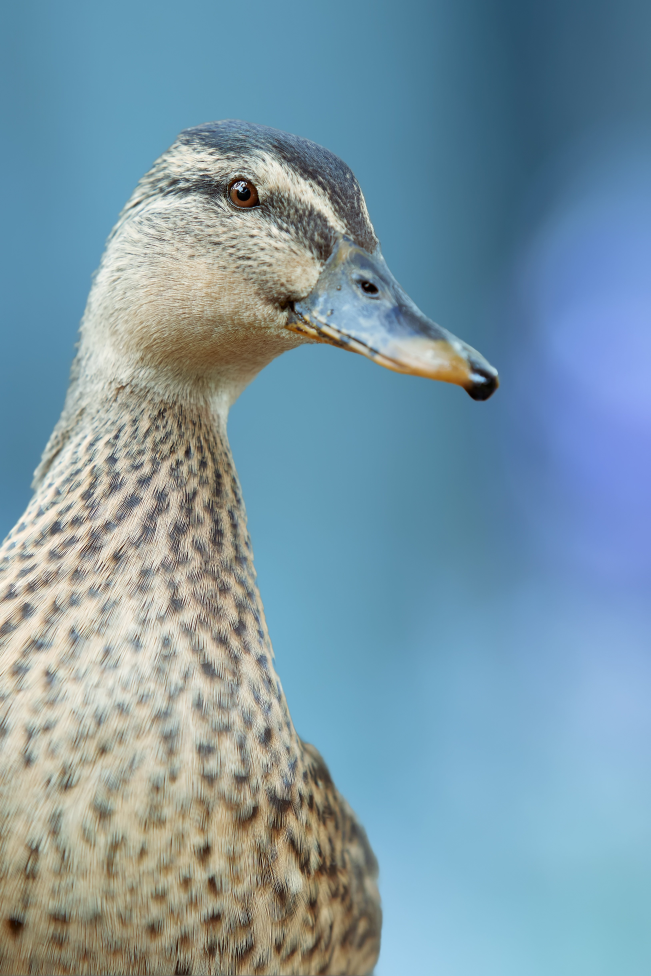
#> input picture Report05/window.jpg, 3251 x 4877 px (shown at 1/5 size)
$ python TEST.py
#> lines starting #> are read from the running program, lines starting #| are printed output that depends on the picture
import numpy as np
import cv2 as cv
import time
from pathlib import Path
import os
import platform
import math

"""
코드 설명
1. 특정 이미지 파일을 imread로 읽어와서 BGR 형식의 3채널 이미지로 저장한다.
2. RGB 영상을 YCrCb로 변환한 뒤 Y 정보에만 3x3 averaging filter를 적용한다.
3. 1번, 5번, 10번 반복 적용한 Y 영상을 각각 원래의 Cb, Cr 정보와 합쳐 RGB 영상으로 복원한다.
4. 원본 RGB 영상과 복원된 RGB 영상의 PSNR을 계산한다.
5. 결과값을 출력하고 이미지를 비교한다.
"""

#시간 측정용 함수(for report2)
# [5 lines left out: function test_for_report2, not called in this run]

#시간 측정용 함수(for report3)
def test_for_report3(func, img1, img2):
    start_time = time.time()
    psnr_value = func(img1, img2)
    end_time = time.time()
    return (end_time - start_time, psnr_value)

# [10 lines of commented-out code are left out]
def test_for_report6(func_restore, func_filter, img, repeat_count):
    start_time = time.time()
    y, img_restored = func_restore(img)
    y_filtered = repeat_averaging_filter(func_filter, y, repeat_count)
    img_filtered = restoring_by_filtering(y_filtered, img)
    end_time = time.time()
    return (end_time - start_time, img_restored, img_filtered)

#평균 필터 함수
def averaging_filter(img, kernel_size=3):
    kernel = np.ones((kernel_size, kernel_size), dtype=np.float32) / (kernel_size * kernel_size)
    filtered_img = cv.filter2D(img, -1, kernel)
    return filtered_img

#평균 필터를 여러 번 적용하는 함수
def repeat_averaging_filter(func_filter, img, repeat_count, kernel_size=3):
    filtered_img = img.copy()
    for _ in range(repeat_count):
        filtered_img = func_filter(filtered_img, kernel_size)
    return filtered_img

#복원용 함수
def restoring_by_filtering(y_filtered, img):
    y_filtered = np.clip(y_filtered, 0, 255).astype(np.uint8)

    # 원본(BGR)에서 YCrCb로 변환 후 Y(0번 채널)만 교체하고 다시 BGR로 복원
    img_ycrcb = cv.cvtColor(img, cv.COLOR_BGR2YCrCb)
    img_ycrcb[:, :, 0] = y_filtered
    img_filtered = cv.cvtColor(img_ycrcb, cv.COLOR_YCrCb2BGR)
    return img_filtered

#opencv 변환용 함수
def opencv_function_restoring(img):
    img_YCbCr = cv.cvtColor(img, cv.COLOR_BGR2YCrCb)
    Y709 = img_YCbCr[:, :, 0]
    img_restored = cv.cvtColor(img_YCbCr, cv.COLOR_YCrCb2BGR)
    return (Y709, img_restored)

#수작업 변환용 함수
# [21 lines left out: function mannual_function_restoring, not called in this run]

#opencv histogram equalization 함수
def opencv_equalize_histogram(y):
    equalized_y = cv.equalizeHist(y)
    return equalized_y

#수작업 histogram equalization 함수
# [10 lines left out: function mannual_equalize_histogram, not called in this run]

#오차율 측정 함수(opencv)
def psnr_opencv(img1, img2):
    psnr_value = cv.PSNR(img1, img2)
    return psnr_value

#오차율 측정 함수(수작업)
# [24 lines left out: functions psnr_mannual, show_imgs_by_grid, not called in this run]

def _to_bgr(img: np.ndarray) -> np.ndarray:
    if img is None:
        return img
    if img.ndim == 2:
        return cv.cvtColor(img, cv.COLOR_GRAY2BGR)
    return img

def show_imgs_by_grid_single_window(imgs, titles, tile_size=(420, 300), window_title='grid', grid=(2, 2)):
    cols, rows = grid
    tile_w, tile_h = tile_size

    slots = [(r, c) for r in range(rows) for c in range(cols)]
    canvas = np.zeros((rows * tile_h, cols * tile_w, 3), dtype=np.uint8)

    for (row, col), img, title in zip(slots, imgs, titles):
        tile = _to_bgr(img)
        tile = cv.resize(tile, (tile_w, tile_h), interpolation=cv.INTER_AREA)
        x0, y0 = col * tile_w, row * tile_h
        canvas[y0:y0 + tile_h, x0:x0 + tile_w] = tile

        cv.putText(
            canvas,
            str(title),
            (x0 + 10, y0 + 30),
            cv.FONT_HERSHEY_SIMPLEX,
            0.8,
            (255, 255, 255),
            2,
            cv.LINE_AA,
        )

    cv.namedWindow(window_title, cv.WINDOW_NORMAL)
    cv.imshow(window_title, canvas)
    cv.waitKey(0)
    cv.destroyAllWindows()

def _is_wsl() -> bool:
    return bool(os.environ.get('WSL_DISTRO_NAME') or os.environ.get('WSL_INTEROP') or 'microsoft' in platform.release().lower())

#이미지 읽어오기 (스크립트 위치 기준으로 안전하게 로드)
imgfile = Path(__file__).resolve().parent / 'window.jpg'
img = cv.imread(str(imgfile), cv.IMREAD_COLOR)
#> img is the input picture: shape (4877, 3251, 3); mean B, G, R 165.9, 151.8, 123.4

if img is None:
    raise FileNotFoundError(f"Failed to read image: {imgfile}")

repeat_counts = [1, 5, 10]
results = []

#변환, filtering, 복원
for repeat_count in repeat_counts:
    elapsed_time, img_restored, img_filtered = test_for_report6(opencv_function_restoring, averaging_filter, img, repeat_count)
    _, psnr_value = test_for_report3(psnr_opencv, img, img_filtered)
    results.append((repeat_count, elapsed_time, img_restored, img_filtered, psnr_value))
#> this loop made 3 passes
#> (elapsed_time, psnr_value) on passes 1 to 3: (1.63, 30.6), (0.305, 25.96), (0.408, 24.97)
#> pass 1, in opencv_function_restoring, `Y709 = img_YCbCr[:, :, 0]`:
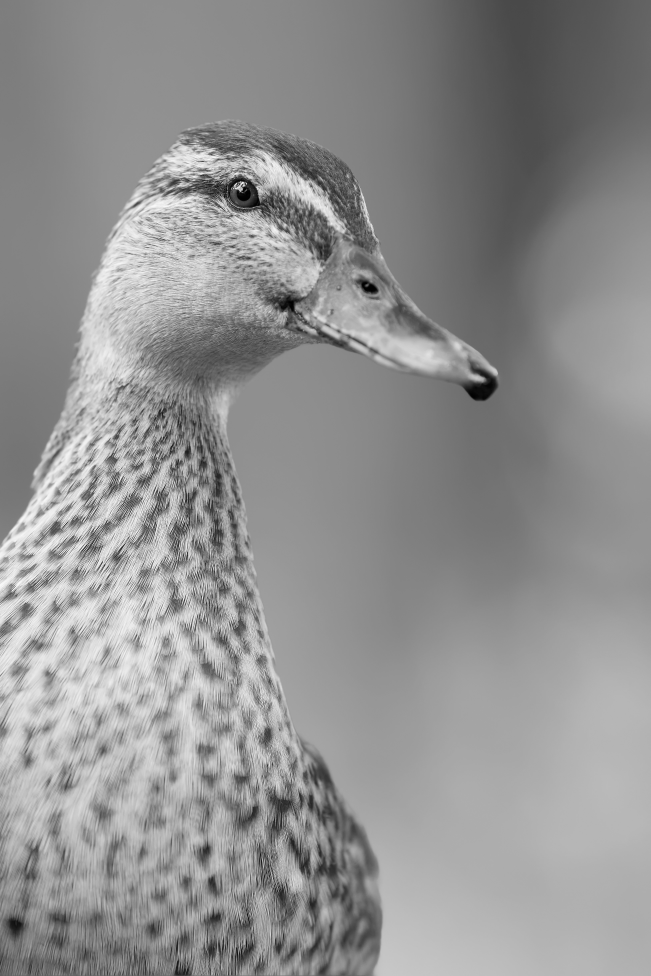
#> Y709: shape (4877, 3251) (shown at 1/5 size); min 0, max 255, mean 144.9
#> after the loop, results = 3 items

#값 출력
for repeat_count, elapsed_time, _, _, psnr_value in results:
    print(f"PSNR implrement_{repeat_count} : {psnr_value:.4f}")
#> this loop made 3 passes
#> (repeat_count, elapsed_time, psnr_value) on passes 1 to 3: (1, 1.63, 30.6), (5, 0.305, 25.96), (10, 0.408, 24.97)
#| PSNR implrement_1 : 30.5972
#| PSNR implrement_5 : 25.9560
#| PSNR implrement_10 : 24.9657
    #print(f"Time ({repeat_count} times filtering): {elapsed_time:.4f}")

#이미지 출력
show_imgs_by_grid_single_window(
    [img] + [result[3] for result in results],
    ['Original', '1 time', '5 times', '10 times'],
    window_title='report06_result'
)
#> the loop in show_imgs_by_grid_single_window, `for (row, col), img, title in zip(slots, imgs, titles):` made 4 passes
#> (row, col, title, x0, y0) on passes 1 to 4: (0, 0, 'Original', 0, 0), (0, 1, '1 time', 420, 0), (1, 0, '5 times', 0, 300), (1, 1, '10 times', 420, 300)
#> pass 1, in show_imgs_by_grid_single_window, `tile = cv.resize(tile, (tile_w, tile_h), interpolation=cv.INTER_AREA)`:
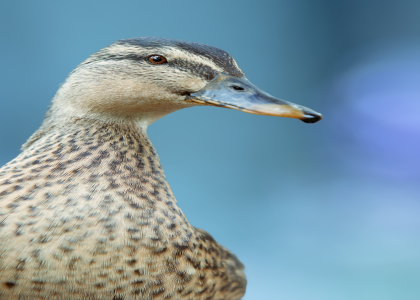
#> tile: shape (300, 420, 3); mean B, G, R 165.9, 151.8, 123.4
#> after the loop in show_imgs_by_grid_single_window, `for (row, col), img, title in zip(slots, imgs, titles):`:
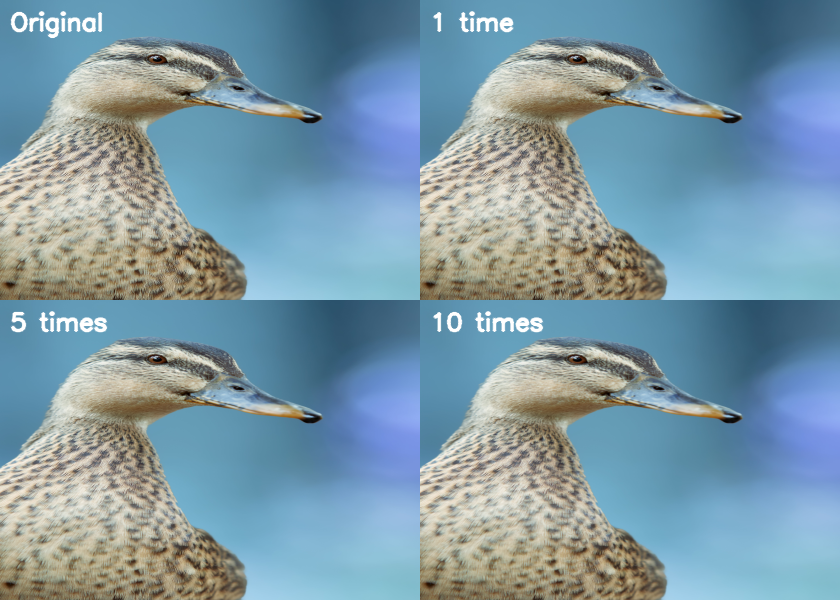
#> canvas: shape (600, 840, 3); mean B, G, R 166.3, 152.5, 124.3
